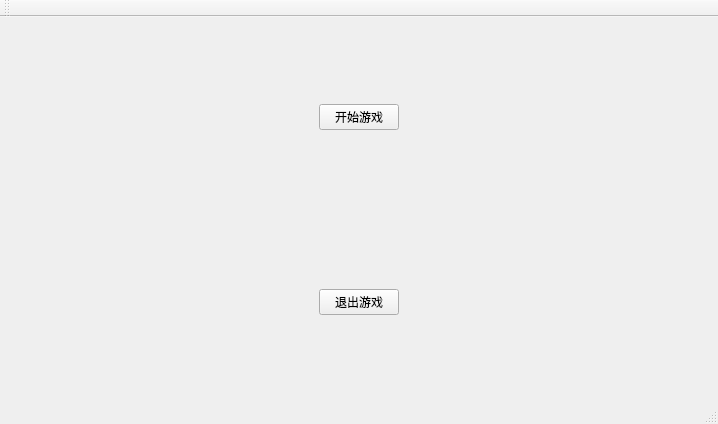
<?xml version="1.0" encoding="UTF-8"?>
<ui version="4.0">
 <class>MyMainWindow</class>
 <widget class="QMainWindow" name="MyMainWindow">
  <property name="geometry">
   <rect>
    <x>0</x>
    <y>0</y>
    <width>718</width>
    <height>424</height>
   </rect>
  </property>
  <property name="windowTitle">
   <string>MyMainWindow</string>
  </property>
  <widget class="QWidget" name="centralWidget">
   <layout class="QVBoxLayout" name="verticalLayout">
    <item>
     <widget class="QWidget" name="widget" native="true">
      <layout class="QHBoxLayout" name="horizontalLayout">
       <item>
        <spacer name="horizontalSpacer">
         <property name="orientation">
          <enum>Qt::Horizontal</enum>
         </property>
         <property name="sizeHint" stdset="0">
          <size>
           <width>292</width>
           <height>20</height>
          </size>
         </property>
        </spacer>
       </item>
       <item>
        <widget class="QPushButton" name="b1">
         <property name="text">
          <string>开始游戏</string>
         </property>
        </widget>
       </item>
       <item>
        <spacer name="horizontalSpacer_2">
         <property name="orientation">
          <enum>Qt::Horizontal</enum>
         </property>
         <property name="sizeHint" stdset="0">
          <size>
           <width>292</width>
           <height>20</height>
          </size>
         </property>
        </spacer>
       </item>
      </layout>
     </widget>
    </item>
    <item>
     <widget class="QWidget" name="widget_2" native="true">
      <layout class="QHBoxLayout" name="horizontalLayout_2">
       <item>
        <spacer name="horizontalSpacer_3">
         <property name="orientation">
          <enum>Qt::Horizontal</enum>
         </property>
         <property name="sizeHint" stdset="0">
          <size>
           <width>40</width>
           <height>20</height>
          </size>
         </property>
        </spacer>
       </item>
       <item>
        <widget class="QPushButton" name="b2">
         <property name="text">
          <string>退出游戏</string>
         </property>
        </widget>
       </item>
       <item>
        <spacer name="horizontalSpacer_4">
         <property name="orientation">
          <enum>Qt::Horizontal</enum>
         </property>
         <property name="sizeHint" stdset="0">
          <size>
           <width>40</width>
           <height>20</height>
          </size>
         </property>
        </spacer>
       </item>
      </layout>
     </widget>
    </item>
   </layout>
  </widget>
  <widget class="QMenuBar" name="menuBar">
   <property name="geometry">
    <rect>
     <x>0</x>
     <y>0</y>
     <width>718</width>
     <height>21</height>
    </rect>
   </property>
  </widget>
  <widget class="QToolBar" name="mainToolBar">
   <attribute name="toolBarArea">
    <enum>TopToolBarArea</enum>
   </attribute>
   <attribute name="toolBarBreak">
    <bool>false</bool>
   </attribute>
  </widget>
  <widget class="QStatusBar" name="statusBar"/>
 </widget>
 <layoutdefault spacing="6" margin="11"/>
 <resources/>
 <connections/>
</ui>
